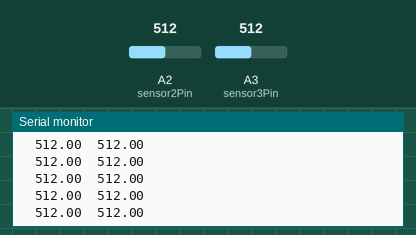
This sketch was run on a simulated Arduino Uno, built with avr-gcc and run on an emulated ATmega328P. Shown: the last lines printed to the serial monitor. The test bench sets the inputs (shaded band); at power-on: A2 (sensor2Pin) = 512, A3 (sensor3Pin) = 512.

Above: at 1.2 s.
1.3 s: A2 (sensor2Pin) set to 716
At 1.9 s:
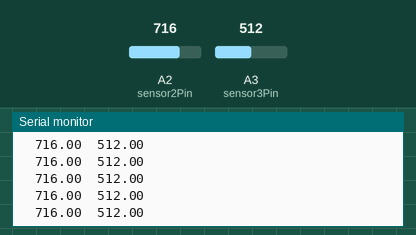
4.3 s: A3 (sensor3Pin) set to 716
At 5.4 s:
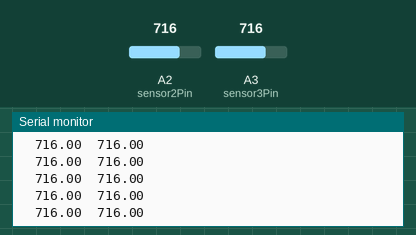
5.8 s: A2 (sensor2Pin) set to 900
At 6.9 s:
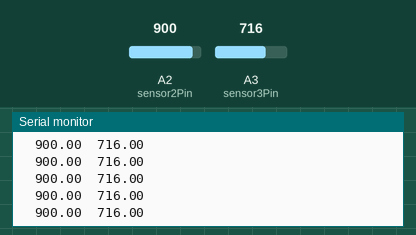
7.3 s: A3 (sensor3Pin) set to 900
At 8.2 s:
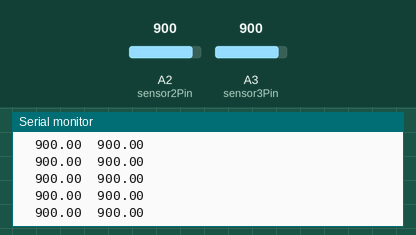
Timing chart, 0 to 9.8 s (numbered marks = the images above; inputs shaded):
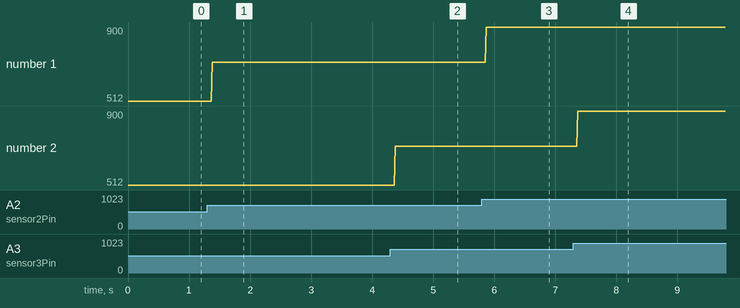

The sketch:

process_test.ino
```cpp
void setup() {
  // put your setup code here, to run once:
Serial.begin(9600);

}

int sensor2Pin = A2;
int sensor3Pin = A3;
float sensorVal[] = {0,0,0};
void loop() {
  // put your main code here, to run repeatedly:
    sensorVal[1] = analogRead(sensor2Pin);
    sensorVal[2] = analogRead(sensor3Pin);
   //Serial.print(400);
 // Serial.print("\t");
  //Serial.print(700);


Serial.print("\t");
    Serial.print(sensorVal[1]);
     Serial.print("\t");
   Serial.println(sensorVal[2]);

//Serial.println("Hello");
delay(0.5);
}
```

Measured:
- after the input at 1.3 s, the serial monitor: prints a new line after 0.08 s (image 1)
- after the input at 4.3 s, the serial monitor: prints a new line after 0.08 s (image 2)
- after the input at 5.8 s, the serial monitor: prints a new line after 0.07 s (image 3)
- after the input at 7.3 s, the serial monitor: prints a new line after 0.07 s (image 4)
- plotted number 1: 512 → 716 after the input at 1.3 s, 716 → 900 after the input at 5.8 s
